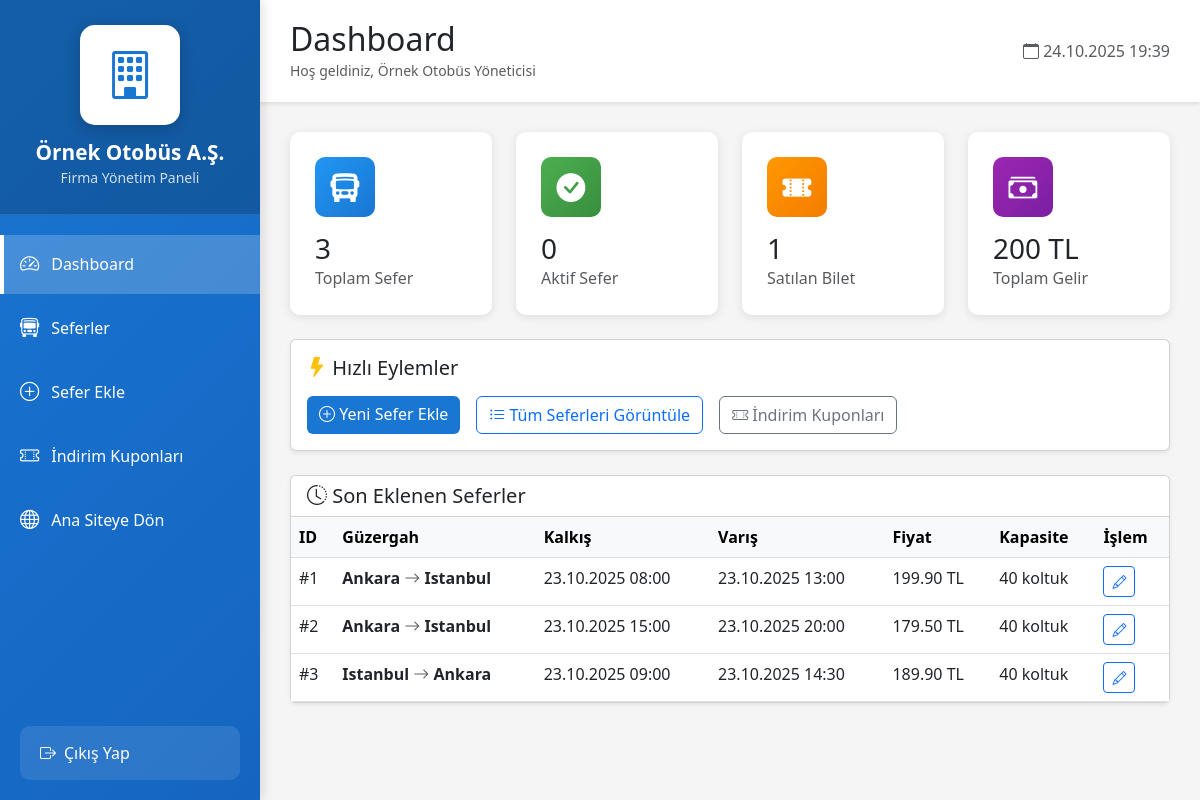
Screenshot of /company-admin/index.php (signed in) with the database file from the repository.
### tables this page shows
CREATE TABLE Bus_Company (
    id INTEGER PRIMARY KEY AUTOINCREMENT,
    name TEXT UNIQUE NOT NULL,
    logo_path TEXT,
    created_at TIMESTAMP DEFAULT (datetime('now', 'localtime'))
);

CREATE TABLE "Trips" (
	"id"	INTEGER,
	"company_id"	INTEGER NOT NULL,
	"destination_city"	TEXT NOT NULL,
	"arrival_time"	DATETIME NOT NULL,
	"departure_time"	DATETIME NOT NULL,
	"departure_city"	TEXT NOT NULL,
	"price"	INTEGER NOT NULL,
	"capacity"	INTEGER NOT NULL,
	"created_date"	TIMESTAMP DEFAULT (datetime('now', 'localtime')),
	PRIMARY KEY("id" AUTOINCREMENT),
	FOREIGN KEY("company_id") REFERENCES "Bus_Company"("id")
);

### includes/functions.php (called while the page is built, shortened)
<?php
function formatDateTime($dateStr) {
    try {
        $d = new DateTime($dateStr);
        return $d->format('d.m.Y H:i');
    } catch (Exception $e) {
        return $dateStr;
    }
}
?>

### public/company-admin/index.php (the view, shortened to what this page needs)
<?php
require_once '../../includes/functions.php';
require_once '../../includes/db.php';
require_once '../../includes/functions.php';
$company_id = $_SESSION['company_id'];
$stmt = $db->prepare("SELECT * FROM Bus_Company WHERE id = ?");
$stmt->execute([$company_id]);
$company = $stmt->fetch(PDO::FETCH_ASSOC);
$stmt = $db->prepare("SELECT COUNT(*) FROM Trips WHERE company_id = ?");
$stmt->execute([$company_id]);
$total_trips = $stmt->fetchColumn();
$stmt = $db->prepare("SELECT COUNT(*) FROM Trips WHERE company_id = ? AND date(departure_time) >= date('now')");
$stmt->execute([$company_id]);
$active_trips = $stmt->fetchColumn();
$stmt = $db->prepare("SELECT COUNT(DISTINCT t.id) FROM Tickets t JOIN Trips tr ON t.trip_id = tr.id WHERE tr.company_id = ?");
$stmt->execute([$company_id]);
$total_tickets = $stmt->fetchColumn();
$stmt = $db->prepare("SELECT SUM(t.total_price) FROM Tickets t JOIN Trips tr ON t.trip_id = tr.id WHERE tr.company_id = ?");
$stmt->execute([$company_id]);
$total_revenue = $stmt->fetchColumn() ?? 0;
$stmt = $db->prepare("SELECT * FROM Trips WHERE company_id = ? ORDER BY created_date DESC LIMIT 5");
$stmt->execute([$company_id]);
$recent_trips = $stmt->fetchAll(PDO::FETCH_ASSOC);
?>
<!DOCTYPE html>
<html lang="tr">
<head>
    <link href="https://cdn.jsdelivr.net/npm/bootstrap@5.3.0/dist/css/bootstrap.min.css" rel="stylesheet">
    <link href="https://cdn.jsdelivr.net/npm/bootstrap-icons@1.10.0/font/bootstrap-icons.css" rel="stylesheet">
</head>
<body>
    <div class="sidebar">
        <div class="sidebar-header">
            <div class="company-logo-container">
                <?php if (!empty($company['logo_path'])): ?>
                    <i class="bi bi-building company-logo-placeholder" style="display: none;"></i>
                <?php else: ?>
                    <i class="bi bi-building company-logo-placeholder"></i>
                <?php endif; ?>
            </div>
            <h4><?php echo htmlspecialchars($company['name']); ?></h4>
            <small style="opacity: 0.8;">Firma Yönetim Paneli</small>
        </div>
        <ul class="sidebar-menu">
            <li>
                <a href="index.php" class="active">
                    <i class="bi bi-speedometer2"></i>
                    <span>Dashboard</span>
                </a>
            </li>
            <li>
                <a href="trips.php">
                    <i class="bi bi-bus-front"></i>
                    <span>Seferler</span>
                </a>
            </li>
            <li>
                <a href="add-trip.php">
                    <i class="bi bi-plus-circle"></i>
                    <span>Sefer Ekle</span>
                </a>
            </li>
            <li>
                <a href="coupons.php">
                    <i class="bi bi-ticket-perforated"></i>
                    <span>İndirim Kuponları</span>
                </a>
            </li>
            <li>
                <a href="../../public/index.php">
                    <i class="bi bi-globe"></i>
                    <span>Ana Siteye Dön</span>
                </a>
            </li>
        </ul>
        <div class="logout-section">
            <a href="logout.php">
                <i class="bi bi-box-arrow-right me-2"></i>
                <span>Çıkış Yap</span>
            </a>
        </div>
    </div>
    <div class="main-content">
        <div class="top-bar">
            <div>
                <h2 class="mb-0">Dashboard</h2>
                <small class="text-muted">Hoş geldiniz, <?php echo htmlspecialchars($_SESSION['full_name']); ?></small>
            </div>
            <div>
                <span class="text-muted">
                    <i class="bi bi-calendar"></i>
                    <?php echo date('d.m.Y H:i'); ?>
                </span>
            </div>
        </div>
        <div class="row g-4 mb-4">
            <div class="col-md-3">
                <div class="stat-card">
                    <div class="stat-icon" style="background: linear-gradient(135deg, #2196F3 0%, #1976D2 100%); color: white;">
                        <i class="bi bi-bus-front-fill"></i>
                    </div>
                    <h3 class="mb-0"><?php echo $total_trips; ?></h3>
                    <p class="text-muted mb-0">Toplam Sefer</p>
                </div>
            </div>
            <div class="col-md-3">
                <div class="stat-card">
                    <div class="stat-icon" style="background: linear-gradient(135deg, #4CAF50 0%, #388E3C 100%); color: white;">
                        <i class="bi bi-check-circle-fill"></i>
                    </div>
                    <h3 class="mb-0"><?php echo $active_trips; ?></h3>
                    <p class="text-muted mb-0">Aktif Sefer</p>
                </div>
            </div>
            <div class="col-md-3">
                <div class="stat-card">
                    <div class="stat-icon" style="background: linear-gradient(135deg, #FF9800 0%, #F57C00 100%); color: white;">
                        <i class="bi bi-ticket-perforated-fill"></i>
                    </div>
                    <h3 class="mb-0"><?php echo $total_tickets; ?></h3>
                    <p class="text-muted mb-0">Satılan Bilet</p>
                </div>
            </div>
            <div class="col-md-3">
                <div class="stat-card">
                    <div class="stat-icon" style="background: linear-gradient(135deg, #9C27B0 0%, #7B1FA2 100%); color: white;">
                        <i class="bi bi-cash-stack"></i>
                    </div>
                    <h3 class="mb-0"><?php echo number_format($total_revenue, 0); ?> TL</h3>
                    <p class="text-muted mb-0">Toplam Gelir</p>
                </div>
            </div>
        </div>
        <div class="row g-4 mb-4">
            <div class="col-md-12">
                <div class="card shadow-sm">
                    <div class="card-body">
                        <h5 class="card-title mb-3">
                            <i class="bi bi-lightning-fill text-warning"></i> Hızlı Eylemler
                        </h5>
                        <div class="d-flex gap-3">
                            <a href="add-trip.php" class="btn btn-admin-primary">
                                <i class="bi bi-plus-circle"></i> Yeni Sefer Ekle
                            </a>
                            <a href="trips.php" class="btn btn-outline-primary">
                                <i class="bi bi-list-ul"></i> Tüm Seferleri Görüntüle
                            </a>
                            <a href="coupons.php" class="btn btn-outline-secondary">
                                <i class="bi bi-ticket-perforated"></i> İndirim Kuponları
                            </a>
                        </div>
                    </div>
                </div>
            </div>
        </div>
        <div class="row">
            <div class="col-md-12">
                <div class="card shadow-sm">
                    <div class="card-header bg-white">
                        <h5 class="mb-0">
                            <i class="bi bi-clock-history"></i> Son Eklenen Seferler
                        </h5>
                    </div>
                    <div class="card-body p-0">
                        <?php if (count($recent_trips) > 0): ?>
                            <div class="table-responsive">
                                <table class="table table-hover mb-0">
                                    <thead class="table-light">
                                        <tr>
                                            <th>ID</th>
                                            <th>Güzergah</th>
                                            <th>Kalkış</th>
                                            <th>Varış</th>
                                            <th>Fiyat</th>
                                            <th>Kapasite</th>
                                            <th>İşlem</th>
                                        </tr>
                                    </thead>
                                    <tbody>
                                        <?php foreach ($recent_trips as $trip): ?>
                                            <tr>
                                                <td>#<?php echo $trip['id']; ?></td>
                                                <td>
                                                    <strong><?php echo htmlspecialchars($trip['departure_city']); ?></strong>
                                                    <i class="bi bi-arrow-right text-muted"></i>
                                                    <strong><?php echo htmlspecialchars($trip['destination_city']); ?></strong>
                                                </td>
                                                <td><?php echo formatDateTime($trip['departure_time']); ?></td>
                                                <td><?php echo formatDateTime($trip['arrival_time']); ?></td>
                                                <td><?php echo number_format($trip['price'], 2); ?> TL</td>
                                                <td><?php echo $trip['capacity']; ?> koltuk</td>
                                                <td>
                                                    <a href="edit-trip.php?id=<?php echo $trip['id']; ?>" class="btn btn-sm btn-outline-primary">
                                                        <i class="bi bi-pencil"></i>
                                                    </a>
                                                </td>
                                            </tr>
                                        <?php endforeach; ?>
                                    </tbody>
                                </table>
                            </div>
                        <?php endif; ?>
                    </div>
                </div>
            </div>
        </div>
    </div>
</body>
</html>

### public/company-admin/index.php (style rules this page uses)
:root { --admin-primary: #1976D2; --admin-secondary: #424242; --admin-success: #388E3C; --admin-danger: #D32F2F; --admin-warning: #F57C00; }
body { background: #F5F5F5; font-family: 'Segoe UI', Tahoma, Geneva, Verdana, sans-serif; }
.sidebar { position: fixed; top: 0; left: 0; height: 100vh; width: 260px; background: linear-gradient(135deg, #1976D2 0%, #1565C0 100%); color: white; padding: 0; box-shadow: 4px 0 10px rgba(0,0,0,0.1); z-index: 1000; }
.sidebar-header { padding: 25px 20px; background: rgba(0,0,0,0.2); border-bottom: 1px solid rgba(255,255,255,0.1); text-align: center; }
.company-logo-container { width: 100px; height: 100px; margin: 0 auto 15px; background: white; border-radius: 15px; display: flex; align-items: center; justify-content: center; box-shadow: 0 4px 15px rgba(0,0,0,0.2); overflow: hidden; }
.company-logo-placeholder { font-size: 3rem; color: #1976D2; }
.sidebar-header h4 { margin: 0; font-weight: bold; font-size: 1.3rem; }
.sidebar-menu { list-style: none; padding: 0; margin: 20px 0; }
.sidebar-menu li { margin: 5px 0; }
.sidebar-menu a { display: flex; align-items: center; padding: 15px 20px; color: white; text-decoration: none; transition: all 0.3s; }
.sidebar-menu a:hover, .sidebar-menu a.active { background: rgba(255,255,255,0.2); border-left: 4px solid white; padding-left: 16px; }
.sidebar-menu i { margin-right: 12px; font-size: 1.2rem; }
.main-content { margin-left: 260px; padding: 30px; }
.top-bar { background: white; padding: 20px 30px; margin: -30px -30px 30px -30px; box-shadow: 0 2px 4px rgba(0,0,0,0.1); display: flex; justify-content: space-between; align-items: center; }
.stat-card { background: white; border-radius: 10px; padding: 25px; box-shadow: 0 2px 10px rgba(0,0,0,0.1); transition: transform 0.3s; }
.stat-icon { width: 60px; height: 60px; border-radius: 10px; display: flex; align-items: center; justify-content: center; font-size: 1.8rem; margin-bottom: 15px; }
.btn-admin-primary { background: var(--admin-primary); color: white; border: none; }
.logout-section { position: absolute; bottom: 20px; width: calc(100% - 40px); margin: 0 20px; }
.logout-section a { display: flex; align-items: center; padding: 15px 20px; background: rgba(255,255,255,0.1); border-radius: 10px; color: white; text-decoration: none; transition: all 0.3s; }

### rows the page displays
bus_company: name "Örnek Otobüs A.Ş."
trips: id "1", departure_city "Ankara", destination_city "Istanbul", departure_time "23.10.2025 08:00", arrival_time "23.10.2025 13:00", price "199.90", capacity "40"
trips: id "2", departure_city "Ankara", destination_city "Istanbul", departure_time "23.10.2025 15:00", arrival_time "23.10.2025 20:00", price "179.50", capacity "40"
trips: id "3", departure_city "Istanbul", destination_city "Ankara", departure_time "23.10.2025 09:00", arrival_time "23.10.2025 14:30", price "189.90", capacity "40"

### other values shown
$_SESSION['full_name'] "Örnek Otobüs Yöneticisi"
$total_trips "3"
$active_trips "0"
$total_tickets "1"
$total_revenue "200"
